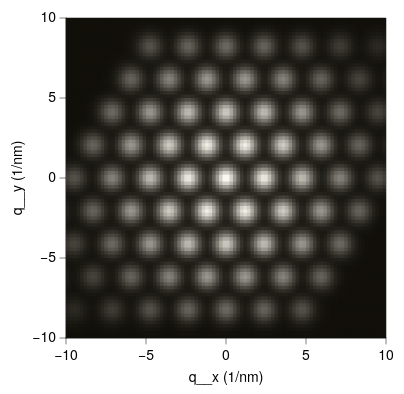

Write the Vega-Lite specification saved for this chart.
### Vega-Lite specification from a JSON file in a GitHub repository (floating-point values rounded to 4 significant figures; data arrays with more than 128 entries replaced by an {"elided": "..."} marker saying what was removed)
{"background": null, "config": {"arc": {"fill": "#DBDBDB", "fillOpacity": 1.0, "innerRadius": 40.0, "padAngle": 0.03, "stroke": "black", "strokeOpacity": 1, "strokeWidth": 0.25}, "area": {"fill": "#DBDBDB", "fillOpacity": 1.0, "stroke": "black", "strokeOpacity": 1, "strokeWidth": 0.25}, "axis": {"domain": true, "domainCap": "round", "domainColor": "black", "domainWidth": 0.25, "grid": false, "gridCap": "round", "gridColor": "#F1F1F1", "gridDash": [0, 0], "gridOpacity": 1.0, "gridWidth": 0.25, "labelColor": "black", "labelFont": "Helvetica Neue, HelveticaNeue, Helvetica, Arial, sans-serif", "labelFontSize": 7, "labelFontStyle": "normal", "labelFontWeight": 400, "offset": 0, "ticks": true, "tickCap": "round", "tickColor": "black", "tickRound": false, "tickSize": 3, "tickWidth": 0.25, "titleColor": "black", "titleFont": "Helvetica Neue, HelveticaNeue, Helvetica, Arial, sans-serif", "titleFontSize": 7, "titleFontStyle": "normal", "titleFontWeight": 400}, "axisX": {"domain": true, "labelAlign": "center", "labelAngle": 0, "labels": true, "ticks": true, "translate": 0}, "axisY": {"domain": true, "labelAlign": "right", "labelAngle": 0, "labels": true, "ticks": true, "translate": 0}, "axisRight": {"domain": true, "labelAlign": "left", "labelAngle": 0, "labels": true, "ticks": true, "translate": 0}, "axisTop": {"domain": true, "labelAlign": "center", "labelAngle": 0, "labels": true, "ticks": true, "translate": 0}, "axisBand": {"tickOffset": 0}, "bar": {"fill": "#DBDBDB", "fillOpacity": 1.0, "stroke": "black", "strokeOpacity": 1, "strokeWidth": 0.25}, "boxplot": {"size": 14.4, "ticks": {"cornerRadius": 0.25, "fill": "black", "opacity": 1, "size": 7.2, "thickness": 0.25}, "box": {"fillOpacity": 1.0, "stroke": "black", "strokeOpacity": 1, "strokeWidth": 0.25}, "median": {"cornerRadius": 0, "fill": "black", "fillOpacity": 1.0, "opacity": 1, "size": 14.4, "thickness": 0.25}, "rule": {"fill": "black", "fillOpacity": 1.0, "size": 16.0, "stroke": "black", "strokeDash": [0, 0], "strokeOpacity": 1, "strokeWidth": 0.25}, "outliers": {"color": "black", "fill": "black", "fillOpacity": 1.0, "size": 0, "stroke": "black", "strokeOpacity": 1, "strokeWidth": 0.25}}, "circle": {"fill": "black", "fillOpacity": 1.0, "size": 2.0, "stroke": null, "strokeOpacity": 1, "strokeWidth": 0.25}, "errorband": {"band": {"fillOpacity": 0.6, "stroke": null, "strokeWidth": 0.25, "strokeOpacity": 1}, "borders": {"opacity": 0, "strokeOpacity": 0.25, "strokeWidth": 1}}, "errorbar": {"opacity": 1, "rule": {"strokeDash": [0, 0], "strokeWidth": 0.25}, "ticks": {"color": "black", "cornerRadius": 0.125, "opacity": 1, "size": 9.6, "thickness": 0.25}, "thickness": 0.25}, "font": "Helvetica Neue, HelveticaNeue, Helvetica, Arial, sans-serif", "geoshape": {"fill": "#DBDBDB", "fillOpacity": 1.0, "stroke": "black", "strokeOpacity": 1, "strokeWidth": 0.25}, "header": {"labelColor": "black", "labelFont": "Helvetica Neue, HelveticaNeue, Helvetica, Arial, sans-serif", "labelFontSize": 7, "labelFontStyle": "normal", "labelFontWeight": 400, "titleColor": "black", "titleFont": "Helvetica Neue, HelveticaNeue, Helvetica, Arial, sans-serif", "titleFontSize": 7, "titleFontStyle": "normal", "titleFontWeight": 400, "titlePadding": 0}, "legend": {"disable": false, "offset": 4.5, "titlePadding": 4, "labelOffset": 2, "gradientLabelOffset": 2, "gradientLength": 80.0, "gradientThickness": 8.0, "gradientOpacity": 1.0, "gradientStrokeColor": "black", "gradientStrokeWidth": 0.25, "labelColor": "black", "labelFont": "Helvetica Neue, HelveticaNeue, Helvetica, Arial, sans-serif", "labelFontSize": 7, "labelFontStyle": "normal", "labelFontWeight": 400, "strokeColor": "black", "strokeWidth": 0, "symbolSize": 42, "symbolStrokeColor": "black", "symbolStrokeWidth": 0.25, "titleColor": "black", "titleFont": "Helvetica Neue, HelveticaNeue, Helvetica, Arial, sans-serif", "titleFontSize": 7, "titleFontStyle": "normal", "titleFontWeight": 400}, "line": {"color": "black", "stroke": "black", "strokeCap": "round", "strokeDash": [0, 0], "strokeOpacity": 1, "strokeWidth": 0.375}, "point": {"filled": true, "fill": "#DBDBDB", "fillOpacity": 1.0, "size": 8.0, "stroke": "black", "strokeOpacity": 1, "strokeWidth": 0.25}, "range": {"category": ["#5CA7B1", "#CDDEF3", "#B7B3E4", "#B3DAB5", "#F5E1B3", "#3D727B", "#8AA8D2", "#867DAC", "#80A988", "#CBB17A", "#204148", "#59719A", "#584C77", "#507B5F", "#9D824D"], "diverging": {"scheme": ["#C35082", "#CE6D94", "#D989A7", "#E2A4BA", "#EABFCE", "#F1DBE2", "#F6F6F6", "#D7E0EB", "#B9CBE0", "#9BB6D5", "#7DA1C9", "#5F8CBD", "#4177B1"]}, "heatmap": {"scheme": ["#110F09", "#22201A", "#34322B", "#47453E", "#5B5951", "#706D66", "#86837B", "#9C9991", "#B2AFA7", "#CAC7BE", "#E1DED6", "#FAF7EE"]}, "ordinal": {"scheme": ["#F1F1F1", "#DBDBDB", "#C6C6C6", "#B2B2B2", "#9D9D9D", "#898989", "#767676", "#636363", "#515151", "#404040", "#2F2F2F", "#1F1F1F"]}, "ramp": {"scheme": ["#32022B", "#43044D", "#4C196E", "#4D338C", "#484DA6", "#3A68BB", "#1D83CA", "#1D9CCB", "#23B5C9", "#28CDC5", "#4DE0B4", "#91EE9F"]}}, "rule": {"color": "black", "stroke": "black", "strokeCap": "round", "strokeDash": [2, 2], "strokeOpacity": 1, "strokeWidth": 0.25}, "scale": {"bandPaddingInner": 0.1, "bandPaddingOuter": 0.1, "round": false}, "rect": {"fill": "#DBDBDB", "fillOpacity": 1.0, "stroke": "black", "strokeOpacity": 1, "strokeWidth": 0.25}, "square": {"fill": "#DBDBDB", "fillOpacity": 1.0, "size": 16.0, "stroke": "black", "strokeOpacity": 1, "strokeWidth": 0.25}, "text": {"color": "black", "font": "Helvetica Neue, HelveticaNeue, Helvetica, Arial, sans-serif", "fontSize": 7, "fontStyle": "normal", "fontWeight": 400}, "tick": {"color": "black", "cornerRadius": 0.125, "opacity": 1.0, "size": 14.4, "thickness": 0.25}, "title": {"anchor": "middle", "frame": "group", "color": "black", "font": "Helvetica Neue, HelveticaNeue, Helvetica, Arial, sans-serif", "fontSize": 7, "fontStyle": "normal", "fontWeight": 400, "subtitleColor": "black", "subtitleFont": "Helvetica Neue, HelveticaNeue, Helvetica, Arial, sans-serif", "subtitleFontSize": "Helvetica Neue, HelveticaNeue, Helvetica, Arial, sans-serif", "subtitleFontStyle": "normal", "subtitleFontWeight": 400}, "trail": {"color": "black", "opacity": 1, "size": 0.375}, "view": {"continuousWidth": 160, "continuousHeight": 160, "discreteWidth": 160, "discreteHeight": 160, "fill": null, "stroke": "black", "strokeWidth": 0.25}}, "data": {"name": "data-65c2759bbe32702c2aa5c2d7ff971fdd"}, "mark": {"type": "rect", "clip": true, "stroke": null}, "encoding": {"color": {"field": "I", "legend": null, "title": null, "type": "quantitative"}, "x": {"field": "x0", "scale": {"domain": [-10.0, 10.0], "nice": false}, "title": "q__x (1/nm)", "type": "quantitative"}, "x2": {"field": "x1"}, "y": {"field": "y0", "scale": {"domain": [-10.0, 10.0], "nice": false}, "title": "q__y (1/nm)", "type": "quantitative"}, "y2": {"field": "y1"}}, "$schema": "https://vega.github.io/schema/vega-lite/v6.4.1.json", "datasets": {"data-65c2759bbe32702c2aa5c2d7ff971fdd": {"elided": "8464 records"}}}
